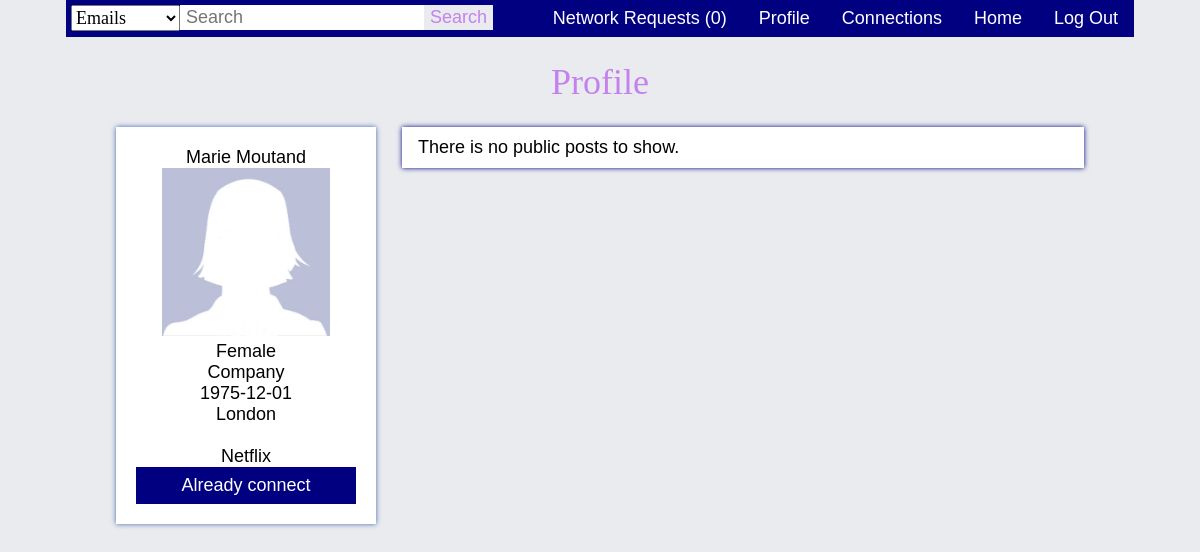
Page /profile.php?id=7 (signed in) on the committed database.
### tables this page shows
CREATE TABLE `users` (
  `user_id` int(11) NOT NULL,
  `user_firstname` varchar(20) NOT NULL,
  `user_lastname` varchar(20) NOT NULL,
  `user_nickname` varchar(20) DEFAULT NULL,
  `user_password` varchar(255) NOT NULL,
  `user_email` varchar(255) NOT NULL,
  `user_gender` char(1) NOT NULL,
  `user_birthdate` date NOT NULL,
  `user_status` char(1) DEFAULT NULL,
  `user_about` text,
  `user_hometown` varchar(255) DEFAULT NULL
);

### includes/profile.php (the view, shortened to what this page needs)
<?php
echo '<div class="profile">';
echo '<center>';
$row = mysqli_fetch_assoc($profilequery);
if(!empty($row['user_nickname']))
    echo $row['user_firstname'] . ' ' . $row['user_lastname'] . ' (' . $row['user_nickname'] . ')';
else
    echo $row['user_firstname'] . ' ' . $row['user_lastname'];
echo '<br>';
include 'includes/profile_picture.php';
echo '<br>';
if($row['user_gender'] == "M")
    echo 'Male';
else if($row['user_gender'] == "F")
    echo 'Female';
echo '<br>';
if(!empty($row['user_status'])){
    if($row['user_status'] == "C")
        echo 'Company';
    else if($row['user_status'] == "I")
        echo 'Individual';
    echo '<br>';
}
echo $row['user_birthdate'];
if(!empty($row['user_hometown'])){
    echo '<br>';
    echo $row['user_hometown'];
}
if(!empty($row['user_about'])){
    echo '<br>';
    echo '<br>';
    echo $row['user_about'];
}
if($flag == 1){
    echo '<br>';
    if(isset($row['friendship_status'])) {
        if($row['friendship_status'] == 1){
            echo '<form method="post">';
            echo '<input type="submit" value="Already connect" disabled="disabled" id="special">';
            echo '</form>';
        } else if ($row['friendship_status'] == 0){
            echo '<form method="post">';
            echo '<input type="submit" value="Request Pending" disabled="disabled" id="special">';
            echo '</form>';
        }
    } else {
        echo '<form method="post">';
        echo '<input type="submit" value="Send Network Request" name="request">';
        echo'</form>';
    }
}
echo'</div>';
?>

### resources/css/main.css (style rules this page uses)
body { margin: 0; font-family: Fontin, Arial, Verdana; font-size: 18px; background-color: #e9ebee; }
input { font-family: Fontin, Arial, Verdana; width: 100%; font-size: 18px; padding: 2px; }
input[type=submit] { color: white; cursor: pointer; background-color: rgb(195, 130, 238); border: none; padding: 8px; }
.container input[type=submit] { background-color: navy; }
input:disabled { cursor: auto; }

### profile.php (style rules this page uses)
.profile { margin-left: 50px; background-color: white; box-shadow: 0 0 5px #4267b2; width: 220px; padding: 20px; }

### rows in the picture
users: user_firstname "Marie", user_lastname "Moutand", user_birthdate "1975-12-01", user_hometown "London", user_about "Netflix"

### other values in the picture
$row['count'] "0"
